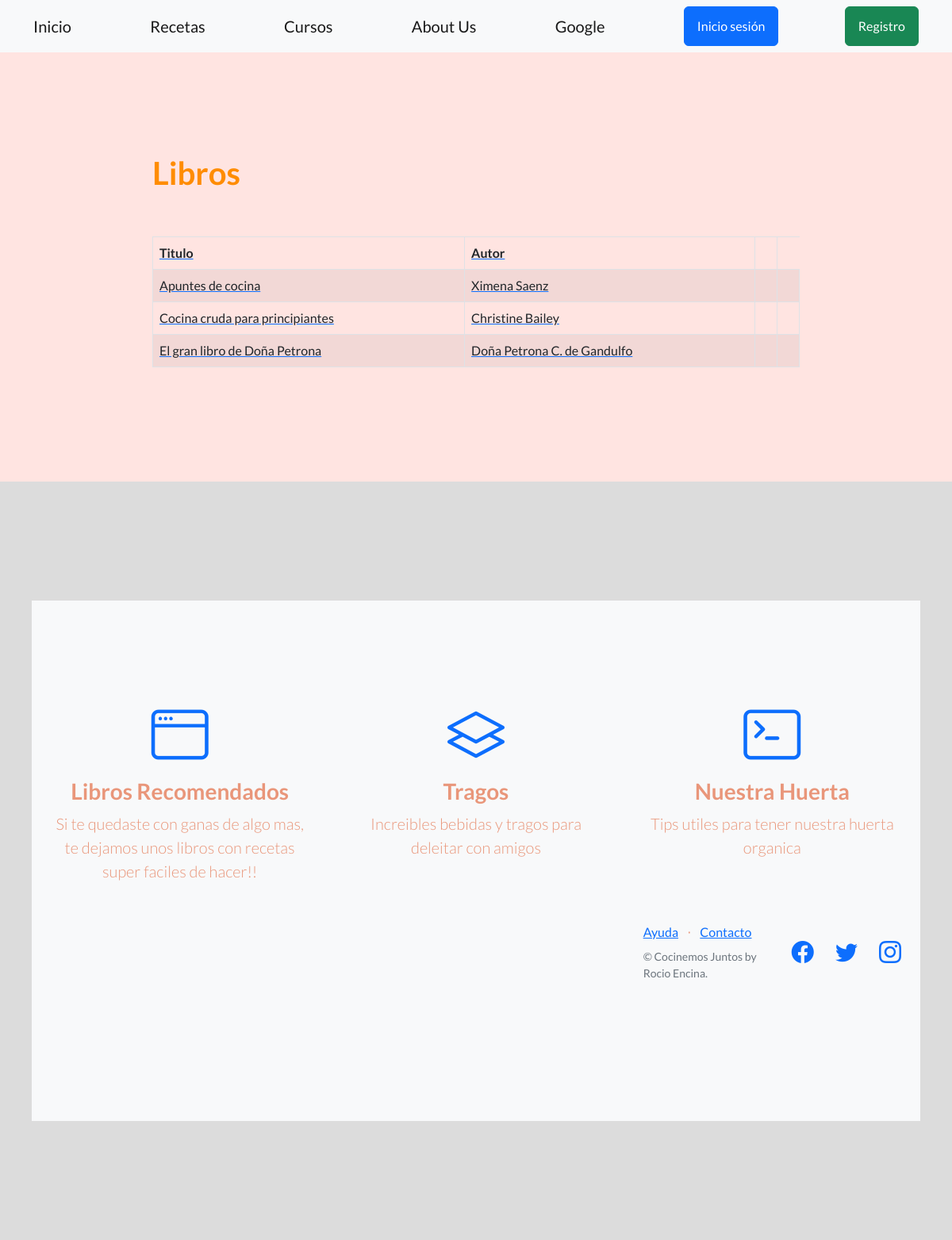
The page /comidas/libros-recomendados/ on the database its author committed.
### recetas/models.py (models this page shows, shortened)
class Libro(models.Model):
    titulo=models.CharField(max_length=64)
    autor=models.CharField(max_length=64)
    imagenLibro = models.ImageField(null=True, blank=True, upload_to="imagenes/")

### recetas/views.py (the view)
# urls.py: path('libros-recomendados/', libro_recomendado, name="libro_recomendado"),
def libro_recomendado(request):
    contexto={
    "libros":Libro.objects.all(),
             }
    http_response= render (
        request= request,
        template_name= 'recetas/libro_recomendado.html',
        context= contexto,
    )
    return http_response

### recetas/templates/recetas/libro_recomendado.html (shortened to what this page needs)
{% extends "base.html" %}
{% block contenido %}
<h1 style="color:darkorange;">
  Libros
</h1>
<a href="{% url 'libro_recomendado' %}" </a>
<br><br>
<table class="table table-striped table-bordered">
  <thead>
      <tr>
      <th>Titulo</th>
      <th>Autor</th>
      <th></th>
</tr>
<tbody>
    {% for libros in libros %}
    <tr>
      <td>{{ libros.titulo }}</td>
      <td>{{ libros.autor }}</td>
      <td>
       </td>
      <td>
      </td>
    </tr>
    {% endfor %}
  </tbody>
</table>
{% endblock contenido %}

### rows shown on the page
Libro: titulo "Apuntes de cocina", autor "Ximena Saenz"
Libro: titulo "Cocina cruda para principiantes", autor "Christine Bailey"
Libro: titulo "El gran libro de Doña Petrona", autor "Doña Petrona C. de Gandulfo"
